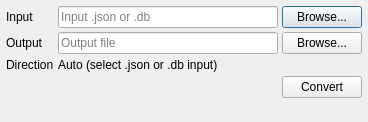
<?xml version="1.0" encoding="UTF-8"?>
<ui version="4.0">
 <class>MetadataConversionDialog</class>
 <widget class="QDialog" name="MetadataConversionDialog">
  <property name="geometry">
   <rect>
    <x>0</x>
    <y>0</y>
    <width>380</width>
    <height>150</height>
   </rect>
  </property>
  <property name="windowTitle">
   <string>Metadata Conversion</string>
  </property>
  <layout class="QVBoxLayout" name="mainLayout">
   <property name="spacing">
    <number>4</number>
   </property>
   <property name="sizeConstraint">
    <enum>QLayout::SetFixedSize</enum>
   </property>
   <property name="leftMargin">
    <number>6</number>
   </property>
   <property name="topMargin">
    <number>6</number>
   </property>
   <property name="rightMargin">
    <number>6</number>
   </property>
   <property name="bottomMargin">
    <number>6</number>
   </property>
   <item>
    <layout class="QFormLayout" name="formLayout">
     <property name="horizontalSpacing">
      <number>4</number>
     </property>
     <property name="verticalSpacing">
      <number>4</number>
     </property>
     <property name="fieldGrowthPolicy">
      <enum>QFormLayout::AllNonFixedFieldsGrow</enum>
     </property>
     <item row="0" column="0">
      <widget class="QLabel" name="inputLabel">
       <property name="text">
        <string>Input</string>
       </property>
      </widget>
     </item>
     <item row="0" column="1">
      <layout class="QHBoxLayout" name="inputLayout">
       <item>
        <widget class="QLineEdit" name="inputLineEdit">
         <property name="minimumSize">
          <size>
           <width>220</width>
           <height>0</height>
          </size>
         </property>
         <property name="placeholderText">
          <string>Input .json or .db</string>
         </property>
        </widget>
       </item>
       <item>
        <widget class="QPushButton" name="inputBrowseButton">
         <property name="text">
          <string>Browse...</string>
         </property>
        </widget>
       </item>
      </layout>
     </item>
     <item row="1" column="0">
      <widget class="QLabel" name="outputLabel">
       <property name="text">
        <string>Output</string>
       </property>
      </widget>
     </item>
     <item row="1" column="1">
      <layout class="QHBoxLayout" name="outputLayout">
       <item>
        <widget class="QLineEdit" name="outputLineEdit">
         <property name="minimumSize">
          <size>
           <width>220</width>
           <height>0</height>
          </size>
         </property>
         <property name="placeholderText">
          <string>Output file</string>
         </property>
        </widget>
       </item>
       <item>
        <widget class="QPushButton" name="outputBrowseButton">
         <property name="text">
          <string>Browse...</string>
         </property>
        </widget>
       </item>
      </layout>
     </item>
     <item row="2" column="0">
      <widget class="QLabel" name="directionLabel">
       <property name="text">
        <string>Direction</string>
       </property>
      </widget>
     </item>
     <item row="2" column="1">
      <widget class="QLabel" name="directionValueLabel">
       <property name="minimumSize">
        <size>
         <width>220</width>
         <height>0</height>
        </size>
       </property>
       <property name="text">
        <string>Auto (select .json or .db input)</string>
       </property>
      </widget>
     </item>
    </layout>
   </item>
   <item>
    <layout class="QHBoxLayout" name="actionLayout">
     <item>
      <spacer name="actionSpacer">
       <property name="orientation">
        <enum>Qt::Horizontal</enum>
       </property>
       <property name="sizeHint" stdset="0">
        <size>
         <width>40</width>
         <height>20</height>
        </size>
       </property>
      </spacer>
     </item>
     <item>
      <widget class="QPushButton" name="convertButton">
       <property name="text">
        <string>Convert</string>
       </property>
      </widget>
     </item>
    </layout>
   </item>
   <item>
    <widget class="QLabel" name="statusLabel">
     <property name="sizePolicy">
      <sizepolicy hsizetype="Preferred" vsizetype="Fixed">
       <horstretch>0</horstretch>
       <verstretch>0</verstretch>
      </sizepolicy>
     </property>
     <property name="text">
      <string/>
     </property>
     <property name="wordWrap">
      <bool>true</bool>
     </property>
    </widget>
   </item>
  </layout>
 </widget>
 <connections/>
</ui>
